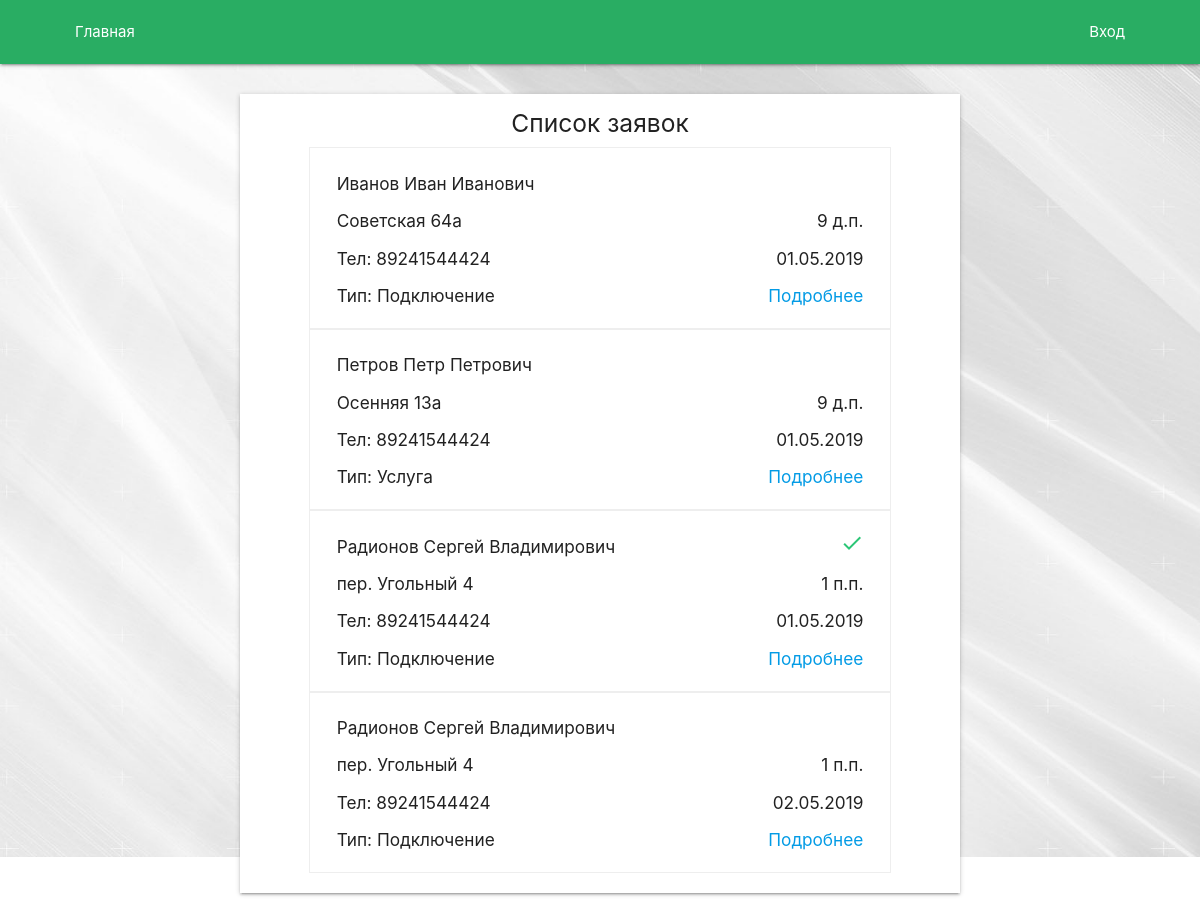
The app's page /order/list/, older data.
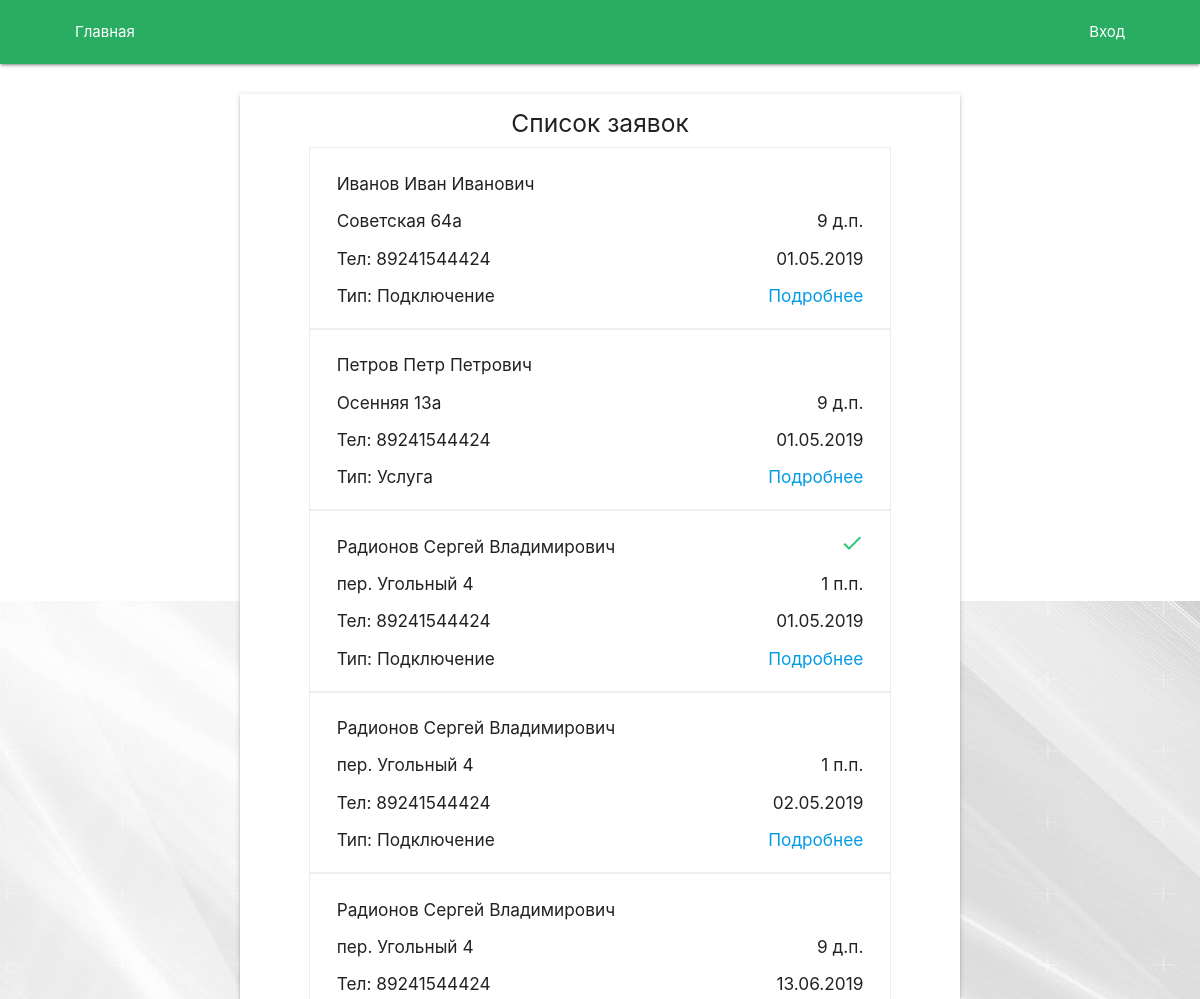
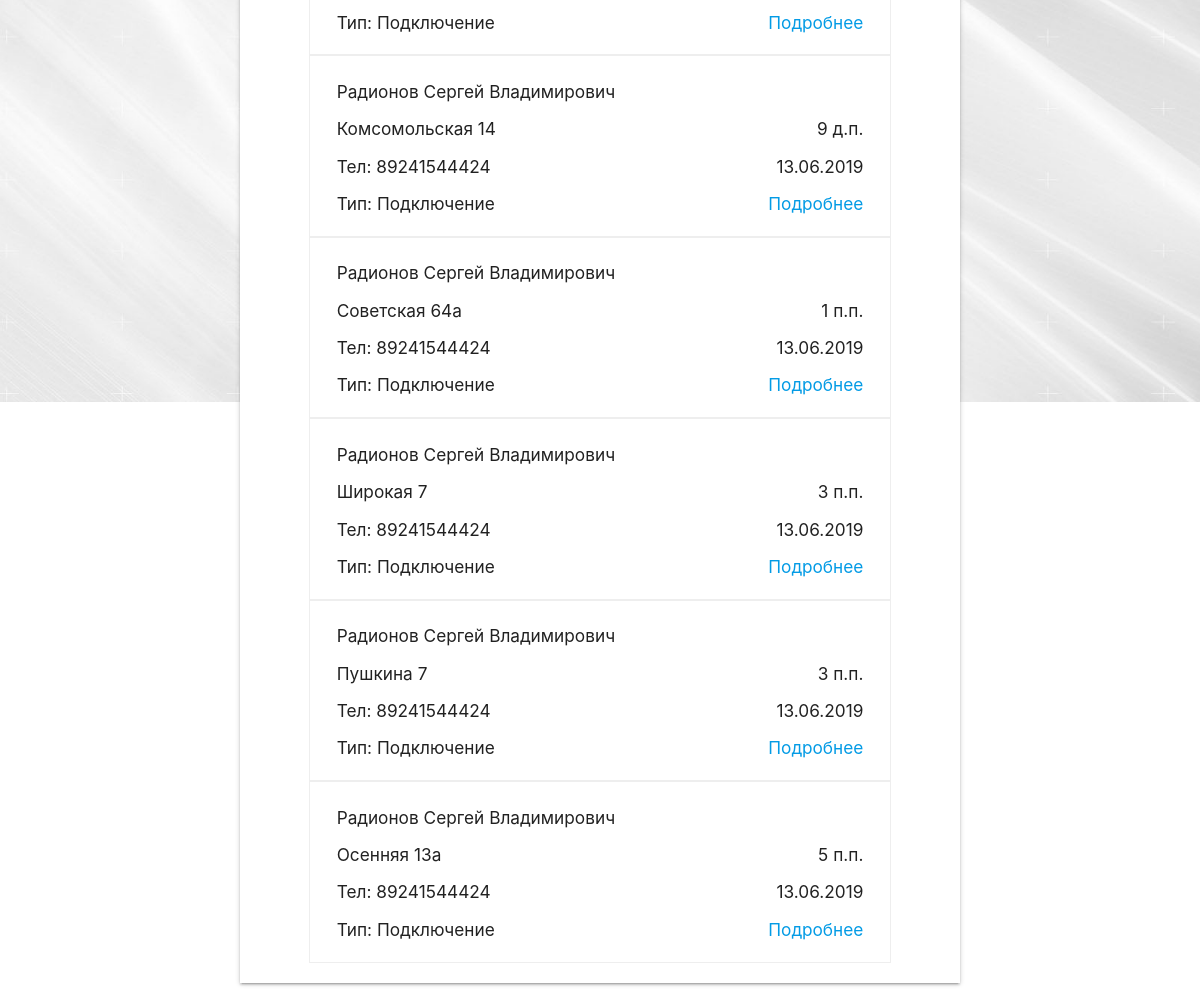
The same page, newer data (2 pictures, top to bottom).
### Order/models.py (models this page shows, shortened)
class Order(models.Model):
    is_complete = models.BooleanField(default=False)
    workers = models.ManyToManyField(User, null=True, blank=True)
    group = models.ForeignKey(Group, on_delete=models.PROTECT, null=True, blank=True)
    cable_number = models.CharField(max_length=32, unique=True)
    appointed_time = models.DateTimeField()
    time_start = models.DateTimeField(null=True, blank=True)
    time_end = models.DateTimeField(null=True, blank=True)
    remark = models.CharField(max_length=2048, null=True, blank=True)
    client = models.OneToOneField('Client', on_delete=models.PROTECT)
    order_type = models.ForeignKey('OrderType', models.PROTECT)
    work_type = models.ManyToManyField('WorkType', null=True, blank=True)
    materials = models.OneToOneField('UsedMaterials', models.PROTECT)
    class Meta:
        verbose_name = 'Заявка'
        verbose_name_plural = 'Заявки'

class Client(models.Model):
    first_name = models.CharField(max_length=128)
    last_name = models.CharField(max_length=128)
    surname = models.CharField(max_length=128)
    phone = models.CharField(max_length=16)
    email = models.EmailField(null=True, blank=True)
    city = models.ForeignKey('City', on_delete=models.PROTECT)
    address = models.CharField(max_length=2048)
    apartment = models.CharField(max_length=64, blank=True, null=True)
    class Meta:
        verbose_name = 'Клиент'
        verbose_name_plural = 'Клиенты'

class OrderType(models.Model):
    name = models.CharField(max_length=256, unique=True)
    price = models.IntegerField()
    class Meta:
        verbose_name = 'Тип заявки'
        verbose_name_plural = 'Типы заявок'

### Order/views.py (the view)
# urls.py: path('list/', orders_list),
def orders_list(request):
    order_list = Order.objects.all()
    order_list = order_list.order_by('appointed_time')
    return render(request, 'Order/OrdersList.html', {'order_list': order_list})

### Order/templatetags/order_extra.py (called while the page is built)
@register.filter
def astimezone(date, destination=None):
    if not destination:
        destination = settings.TIME_ZONE
    if date.tzinfo:
        return date.astimezone(pytz.timezone(destination))
    else:
        return pytz.timezone(settings.TIME_ZONE).localize(date).astimezone(pytz.timezone(destination))

### templates/Order/OrdersList.html (shortened to what this page needs)
{% extends 'base.html' %}
{% load static %}
{% load order_extra %}
{% block content %}
    <div class="container">
        <div class="row">
            <form method="post">
                <div class="col s12 m10 offset-m1 l8 offset-l2 xl6 offset-xl3 order_list z-depth-1">
                    {% if order_list|length == 0 %}
                        <h5 class="center-align">Заявок нет</h5>
                    {% else %}
                        <h5 class="center-align">Список заявок</h5>
                    {% endif %}
                    {% for order in order_list %}
                        <div class="col s10 offset-s1 order {% if order.is_complete %}completed{% endif %}">
                            <div class="col s11 transparent-bg">
                                <h6>{{ order.client.last_name }} {{ order.client.first_name }} {{ order.client.surname }}</h6>
                            </div>
                            <div class="col s1 transparent-bg right-align">
                                {% if order.is_complete %}
                                    <i class="material-icons">check</i>
                                {% endif %}
                            </div>
                            <div class="col s10 transparent-bg">
                                <h6 class="address">{{ order.client.address }}</h6>
                            </div>
                            <div class="col s2 transparent-bg">
                                <h6 class="datetime right-align">{{ order.appointed_time|astimezone|time }}</h6>
                            </div>
                            <div class="col s7 transparent-bg">
                                <h6>Тел: {{ order.client.phone }}</h6>
                            </div>
                            <div class="col s5 transparent-bg">
                                <h6 class="right-align">{{ order.appointed_time|astimezone|date:"d.m.Y" }}</h6>
                            </div>
                            <div class="col s9 transparent-bg">
                                <h6>Тип: {{ order.order_type.name }}</h6>
                            </div>
                            <div class="col s3 transparent-bg">
                                <a href="{% if worker_list %}/order/fromworker/{{ order.id }}/{% else %}/order/change/{{ order.id }}/{% endif %}" class="right-align"><h6>Подробнее</h6></a>
                            </div>
                        </div>
                    {% endfor %}
                </div>
            </form>
        </div>
    </div>
{% endblock content %}

### templates/base.html (shortened to what this page needs)
{% load static %}
<!DOCTYPE html>
<html lang="ru">
<head>
    <link rel="stylesheet" href="https://cdnjs.cloudflare.com/ajax/libs/materialize/1.0.0-rc.2/css/materialize.min.css">
    <link href="{% static 'css/style.css' %}?version=2" rel="stylesheet">
</head>
<body>
    <header>
        {% include 'navbar.html' %}
    </header>
    <main>
        {% block content %}
        {% endblock content %}
    </main>
</body>
</html>
</html>

### templates/navbar.html (shortened to what this page needs)
{% load static %}
<nav>
    <div class="nav-wrapper main-bg-color">
        <div class="container">
            <ul class="left">
                <li class="text"><a href="/">Главная</a></li>
            </ul>
            <ul id="nav-mobile" class="right">
                {% if user.is_authenticated %}
                    <li><a class="dropdown-trigger" href="#!" data-target="menu">Меню<i
                            class="material-icons right">arrow_drop_down</i></a></li>
                    <li class="hide-on-small-only"><a href="/account/logout/">Выйти</a></li>
                    <li class="hide-on-med-and-up"><a href="/account/logout/"><i class="material-icons">exit_to_app</i></a>
                    </li>
                {% else %}
                    <li><a href="/account/auth/">Вход</a></li>
                {% endif %}
            </ul>
        </div>
    </div>
</nav>

### static/css/style.css (style rules this page uses)
.col.order_list { margin-top:30px;padding-bottom:20px }
.col.order_list .order { padding:15px;border:1px solid #eeeeee }
.col.order_list .order i { color:#2bc676;margin-top:5px }
.main-bg-color { background-color:#29ad63 !important }
.transparent-bg { background-color:transparent !important }
.col { background-color:white }
html { background:url("/static/img/bg.jpg") repeat-x center center fixed;background-size:auto 100vh }
.container { width:90%;max-width:1500px }

Row changes from the older to the newer data that the page shows:
added Order: client.last_name "Радионов", client.first_name "Сергей", client.surname "Владимирович", client.address "пер. Угольный 4", appointed_time|astimezone "9 д.п.", client.phone "89241544424", appointed_time|astimezone "13.06.2019", order_type.name "Подключение"
added Order: client.last_name "Радионов", client.first_name "Сергей", client.surname "Владимирович", client.address "Комсомольская 14", appointed_time|astimezone "9 д.п.", client.phone "89241544424", appointed_time|astimezone "13.06.2019", order_type.name "Подключение"
added Order: client.last_name "Радионов", client.first_name "Сергей", client.surname "Владимирович", client.address "Советская 64а", appointed_time|astimezone "1 п.п.", client.phone "89241544424", appointed_time|astimezone "13.06.2019", order_type.name "Подключение"
added Order: client.last_name "Радионов", client.first_name "Сергей", client.surname "Владимирович", client.address "Широкая 7", appointed_time|astimezone "3 п.п.", client.phone "89241544424", appointed_time|astimezone "13.06.2019", order_type.name "Подключение"
added Order: client.last_name "Радионов", client.first_name "Сергей", client.surname "Владимирович", client.address "Пушкина 7", appointed_time|astimezone "3 п.п.", client.phone "89241544424", appointed_time|astimezone "13.06.2019", order_type.name "Подключение"
added Order: client.last_name "Радионов", client.first_name "Сергей", client.surname "Владимирович", client.address "Осенняя 13а", appointed_time|astimezone "5 п.п.", client.phone "89241544424", appointed_time|astimezone "13.06.2019", order_type.name "Подключение"
